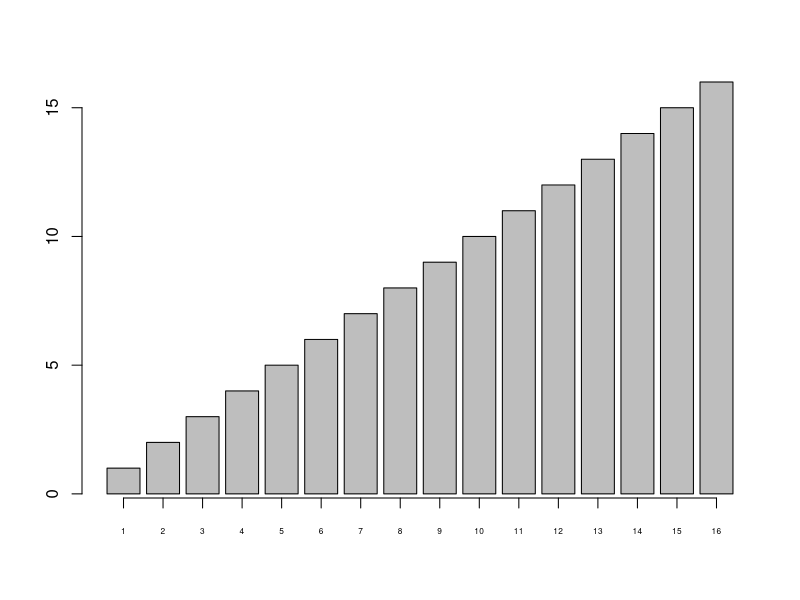
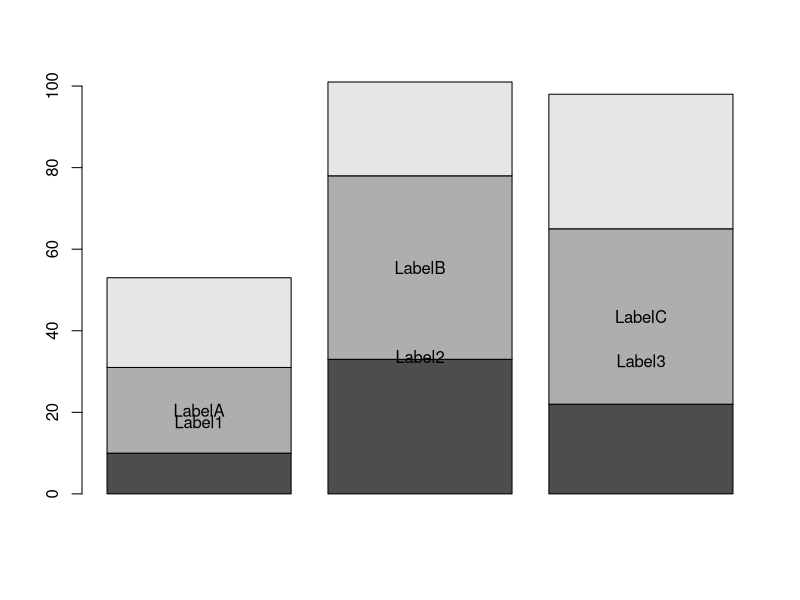

Recreate these plots in R, in order.
# TODO: Add comment
# 
# Author: bcollier
###############################################################################


mp <- barplot(1:16, axes = FALSE, axisnames = FALSE)
axis(2)
axis(1, at = mp, labels = 1:16, cex.axis = 0.5)



mydata <- matrix(c(10, 21, 22, 33, 45, 23, 22, 43, 33), nrow=3)

# b will contain the x midpoints of the bars
b <- barplot(mydata)

# This will write labels in the middle of the bars, horizontally and vertically
text(b, colMeans(mydata), c("Label1", "Label2", "Label3"))

# This will write labels in the middle of the middle block
text(b, mydata[1,]+mydata[2,]/2, c("LabelA", "LabelB", "LabelC"))



# Fitting Labels 
par(las=2) # make label text perpendicular to axis
par(mar=c(5,8,4,2)) # increase y-axis margin.    1=bottom, 2=left, 3=top, 4=right


pars <- par()
par()$mar
